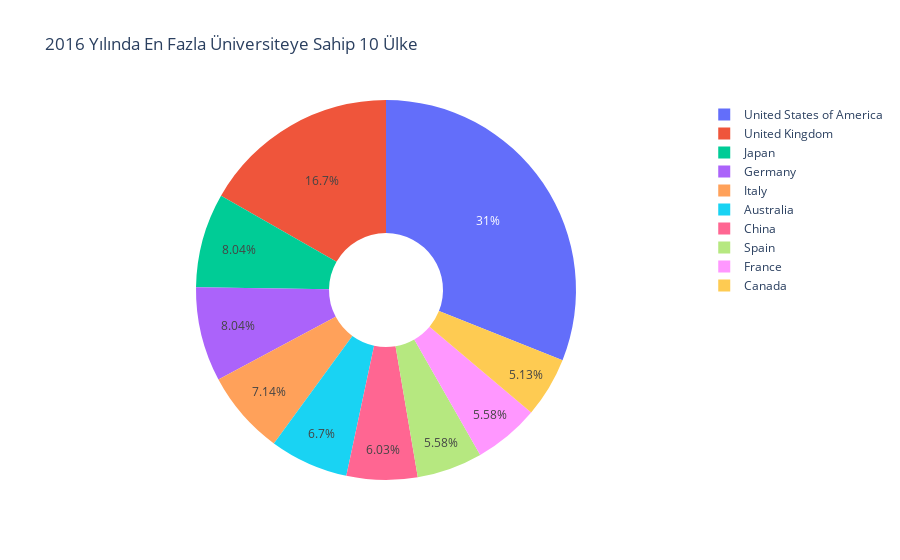

This figure's notebook cell:
### Markdown cell above
**Visualization with Plotly**

### Code cell
df_2016 = dt[dt["year"] == 2016]

country_counts = df_2016["country"].value_counts()

# İlk 10 ülkeyi seçme
top_countries = country_counts.head(10)

# Pasta grafiği (Pie Chart) oluşturma
fig = px.pie(
    names=top_countries.index, 
    values=top_countries.values, 
    title="2016 Yılında En Fazla Üniversiteye Sahip 10 Ülke",
    hole=0.3  # Donut görünümü için
)

# Grafiği göster
fig.show()

### Figure 1 — Plotly figure (JSON) as saved in the notebook; plotly's stock layout.template omitted (floating-point values rounded to 4 significant figures)
{"data": [{"domain": {"x": [0.0, 1.0], "y": [0.0, 1.0]}, "hole": 0.3, "hovertemplate": "label=%{label}<br>value=%{value}<extra></extra>", "labels": ["United States of America", "United Kingdom", "Japan", "Germany", "Italy", "Australia", "China", "Spain", "France", "Canada"], "legendgroup": "", "name": "", "showlegend": true, "type": "pie", "values": [139, 75, 36, 36, 32, 30, 27, 25, 25, 23]}], "layout": {"legend": {"tracegroupgap": 0}, "title": {"text": "2016 Yılında En Fazla Üniversiteye Sahip 10 Ülke"}}}
